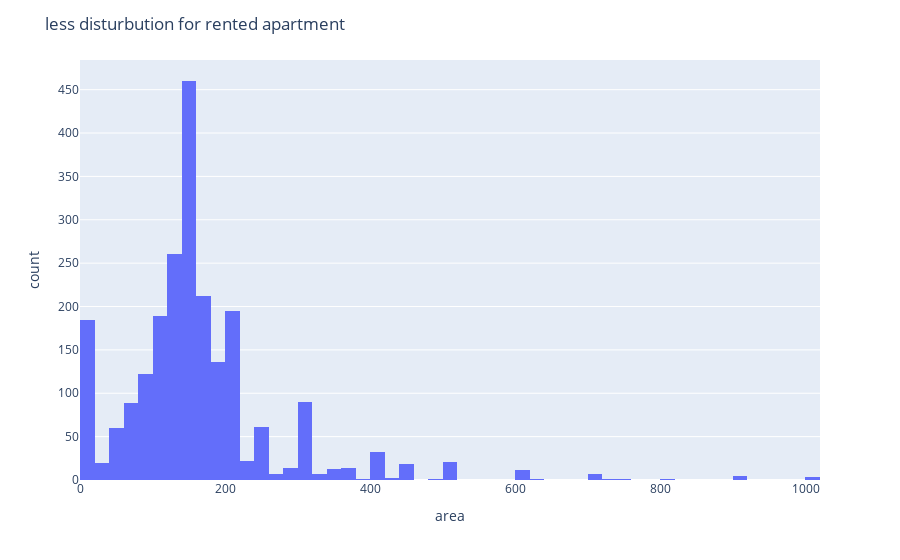

Notebook code for this chart:
### Code cell
fig = px.histogram(offMarket, x="area"  )

fig.update_layout(
    title="less disturbution for rented apartment "
    

        
    )
fig.show()

### Figure 1 — Plotly figure (JSON) as saved in the notebook; plotly's stock layout.template omitted (floating-point values rounded to 4 significant figures; data arrays with more than 128 entries replaced by an {"elided": "..."} marker saying what was removed)
{"data": [{"alignmentgroup": "True", "bingroup": "x", "hovertemplate": "area=%{x}<br>count=%{y}<extra></extra>", "legendgroup": "", "marker": {"color": "#636efa", "pattern": {"shape": ""}}, "name": "", "offsetgroup": "", "orientation": "v", "showlegend": false, "type": "histogram", "x": {"elided": "2262 int values"}, "xaxis": "x", "yaxis": "y"}], "layout": {"barmode": "relative", "legend": {"tracegroupgap": 0}, "margin": {"t": 60}, "title": {"text": "less disturbution for rented apartment "}, "xaxis": {"anchor": "y", "domain": [0, 1], "title": {"text": "area"}}, "yaxis": {"anchor": "x", "domain": [0, 1], "title": {"text": "count"}}}}
